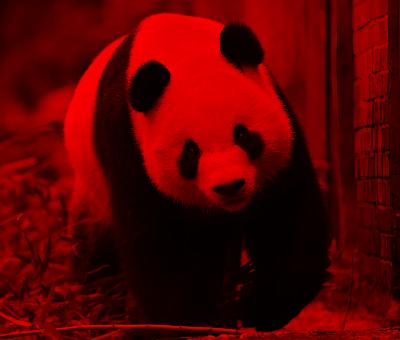

This figure's Python source:
#!/usr/bin/env python3
# -*- coding: utf-8 -*-
# @Time: 2025/6/26 15:23
# @Author: ms169
import numpy as np
import matplotlib.pyplot as plt
import matplotlib

matplotlib.rcParams["font.family"] = "FangSong"  # 设置字体为仿宋
matplotlib.rcParams["font.size"] = 14  # 设置字体大小为14

data = plt.imread("../data_20250625/panda.jpg").copy()
plt.imshow(data)
plt.show()

data[:, :, 1] = 0
data[:, :, 2] = 0
plt.imshow(data)
plt.show()

plt.imsave("8-7.jpg", data)
